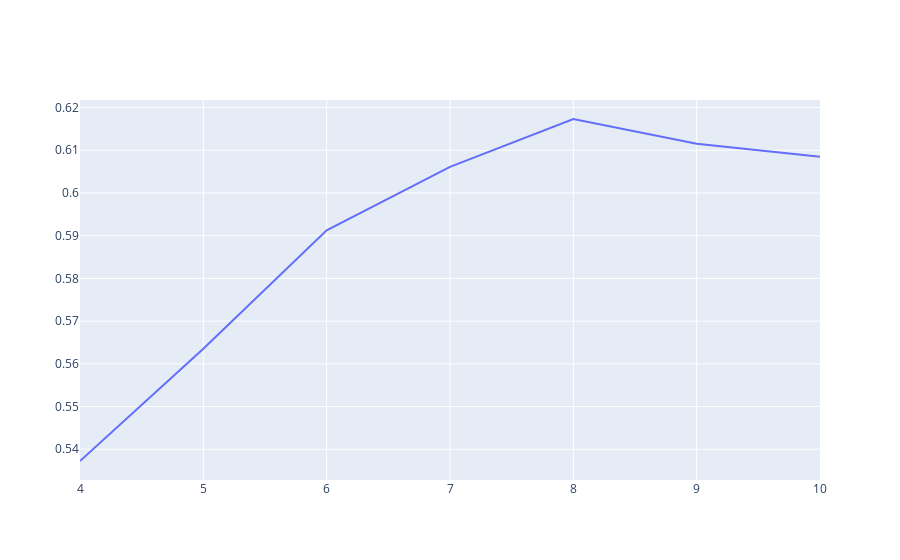

Here is the notebook cell this chart was saved with:
### Code cell
import plotly.graph_objects as go
from plotly.subplots import make_subplots

# score = pd.DataFrame(score)
# score = score.rename(columns={0:'No. of Topics', 1:'Coherence'}).set_index('No. of Topics')

fig = go.Figure()

fig.add_trace(go.Scatter(x = score.index, y = score['Coherence'], mode='lines', name='Coherence'))

fig.show()

### Figure 1 — Plotly figure (JSON) as saved in the notebook; plotly's stock layout.template omitted (floating-point values rounded to 4 significant figures)
{"data": [{"mode": "lines", "name": "Coherence", "type": "scatter", "x": [4, 5, 6, 7, 8, 9, 10], "y": [0.5373, 0.5635, 0.5912, 0.6061, 0.6173, 0.6115, 0.6085]}], "layout": {}}
